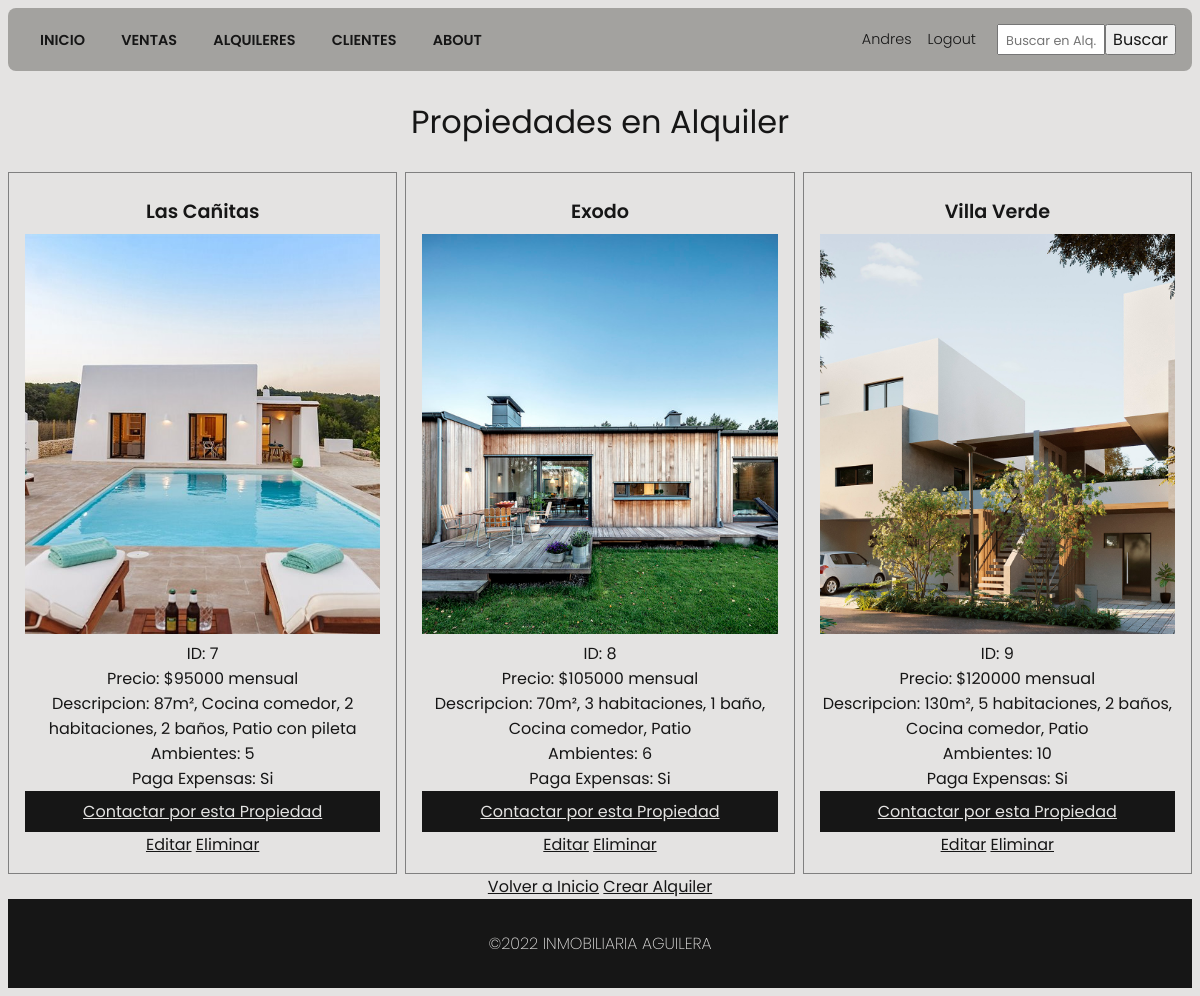
The page /alquileres/list-alquileres/ (signed in) on the database its author committed.
### alquileres/models.py (models this page shows, shortened)
class Alquiler(models.Model):
    nombre = models.CharField(max_length=100)
    precio = models.IntegerField()
    descripcion = models.TextField()
    ambientes = models.IntegerField()
    expensas = models.BooleanField()
    """ imagen = models.CharField(max_length=200)   """
    imagen = models.ImageField(upload_to='alquiler_images', null=True, blank=True) #se debe instalar pillow

### alquileres/views.py (the view)
# urls.py: path('list-alquileres/', list_alquileres),
@login_required
def list_alquileres(request):
    if 'search' in request.GET:
      all_alquileres = Alquiler.objects.filter(nombre__icontains = request.GET.get('search'))
    else:
      all_alquileres = Alquiler.objects.all()
    context = {
      'alquileres': all_alquileres
    }
    return render(request, 'alquileres/list_alquileres.html', context)

### templates/alquileres/list_alquileres.html (shortened to what this page needs)
{% extends "base.html" %}
{% block content %}
<section class="section">
  <h1>Propiedades en Alquiler</h1>
  <div class="productsContainer">
    {%for el in alquileres%}
      <div class="product">
        <h3>{{el.nombre}}</h3>
        {%if el.imagen%}
          <img src="{{el.imagen.url}}" alt="imagen de la propiedad">
        {%endif%}
        <p>ID: {{el.id}}</p>
        <p>Precio: ${{el.precio}} mensual</p>
        <p>Descripcion: {{el.descripcion}}</p>
        <p>Ambientes: {{el.ambientes}}</p>
        <p>Paga Expensas:
          {% if el.expensas == True %}
            Si
          {% else %}
            No
          {% endif %}
        </p>
        <a href="mailto:{{el.mail}}" class="contactBtn">Contactar por esta Propiedad</a>
        {% if request.user.is_superuser %}
        <a href="/alquileres/edit-alquiler/{{el.id}}">Editar</a>
        <a href="/alquileres/delete-alquiler/{{el.id}}">Eliminar</a>
        {% endif %}
      </div>
      {% endfor %}
    </div>
  <a href="/">Volver a Inicio</a>
  {% if request.user.is_superuser %}
  <a href="/alquileres/create-alquiler">Crear Alquiler</a>
  {% endif %}
</section>
{% endblock %}

### templates/base.html (shortened to what this page needs)
{% load static %}
<!DOCTYPE html>
<html lang="en">
<head>
  <link type="text/css" href="{% static 'css/styles.css'%}" rel="stylesheet"/>
</head>
<body>
  <header>
    <nav class="navbar">
      <div class="navbarLinks">
        <a href="/">INICIO</a>
        <a href="/ventas/list-ventas/">VENTAS</a>
        <a href="/alquileres/list-alquileres/">ALQUILERES</a>
        {% if request.user.is_superuser %}
          <a href="/clientes/list-clientes/">CLIENTES</a>
        {% endif %}
        <a href="/about/">ABOUT</a>
      </div>
      <div class="userNavbar" >
        {% if request.user.is_authenticated %}
          <a href="/users/profile/">{{request.user.username}}</a>
          <a href="/users/logout/">Logout</a>
        {% else %}
          <a href="/users/login/">Login</a>
          <a href="/users/signup/">Signup</a>
        {% endif %}
      </div>
    </nav>
    <form action="/alquileres/list-alquileres/" method="get">
      <input type="text" name="search" placeholder="Buscar en Alq.">
      <button type="submit">Buscar</button>
    </form>
  </header>
  {% block content %}
  {% endblock %}
  <footer>
    <p>©2022 INMOBILIARIA AGUILERA</p>
  </footer>
</body>
</html>

### static/css/styles.css (style rules this page uses)
:root { --main-color: #161616; --second-color: #6ee7b7; --third-color: #7928ca; --fourth-color: #e94f2d; --main-bg: rgb(230, 196, 168); --main-bg: rgb(228, 227, 226); --second-bg: #a3a29f; }
* { font-family: 'Poppins', sans-serif; font-size: 16px; font-weight: 400; text-align: center; color: var(--main-color); }
html { background-color: var(--main-bg); }
.section { min-height: calc(100vh - 195px); }
h1 { font-size: 2em; font-weight: 400; text-align: center; }
header { display: grid; grid-template-columns: repeat(12, 1fr); padding: 1em; background-color: var(--second-bg); border-radius: 0.5rem; }
header .navbar { grid-column: 1 / span 10; display: flex; justify-content:space-between; align-items: center; }
header form { grid-column: 11 / span 2; display: flex; justify-content: flex-end; }
header form input { font-size: 1rem; width: 100px; }
header form input::placeholder { font-size: 0.8rem; }
header a, header p { margin-inline: 1rem; text-decoration: none; font-size: 0.9rem; font-weight: 600; }
.userNavbar { font-size: 1rem; font-weight: 100; display: flex; flex-direction: row; justify-content: flex-end; align-items: center; }
header .userNavbar a { margin-inline: 0.5rem; font-weight: 300; }
.productsContainer { display: grid; grid-template-columns: repeat(12, 1fr); grid-gap: 0.5rem; }
.productsContainer .product { grid-column: auto / span 4; border: 1px solid grey; padding: 1rem; }
.productsContainer .product h3 { font-size: 1.2rem; font-weight: 600; margin: 0.5rem 0; }
.productsContainer .product p { margin: 0; }
.productsContainer .product img { width: 100%; height: 400px; object-fit: cover; }
.contactBtn { display: block !important; background-color: #161616; color: var(--main-bg); padding: 0.5rem 1rem; }
footer { background-color: #161616; color: var(--main-bg); padding: 1rem; text-align: center; }
footer p { color: var(--main-bg); font-weight: 200; }

### rows shown on the page
Alquiler: nombre "Las Cañitas", imagen (picture), id "7", precio "95000", descripcion "87m², Cocina comedor, 2 habitaciones, 2 baños, Patio con pileta", ambientes "5", expensas "Si"
Alquiler: nombre "Exodo", imagen (picture), id "8", precio "105000", descripcion "70m², 3 habitaciones, 1 baño, Cocina comedor, Patio", ambientes "6", expensas "Si"
Alquiler: nombre "Villa Verde", imagen (picture), id "9", precio "120000", descripcion "130m², 5 habitaciones, 2 baños, Cocina comedor, Patio", ambientes "10", expensas "Si"

### other values the page prints
{{ request.user.username }} "Andres"
